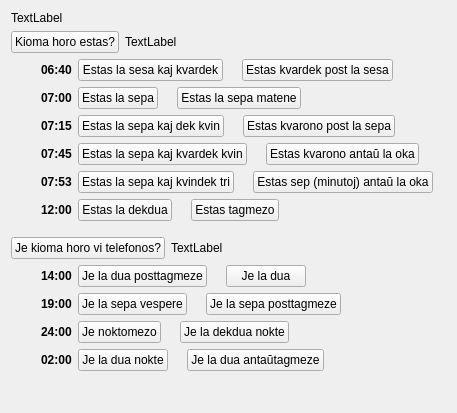
     <widget class="QWidget" name="tab_6">
      <attribute name="icon">
       <iconset resource="ikonoj.qrc">
        <normaloff>:/ikonoj/leciono.png</normaloff>:/ikonoj/leciono.png</iconset>
      </attribute>
      <attribute name="title">
       <string>6</string>
      </attribute>
      <layout class="QVBoxLayout" name="verticalLayout_33" stretch="0,0,1,0,3">
       <item>
        <widget class="titolo" name="Lec11_Label5">
         <property name="text">
          <string>TextLabel</string>
         </property>
        </widget>
       </item>
       <item>
        <layout class="QVBoxLayout" name="verticalLayout_32">
         <property name="spacing">
          <number>6</number>
         </property>
         <item>
          <layout class="QHBoxLayout" name="horizontalLayout_48">
           <item>
            <widget class="neklakebla" name="pushButton_47">
             <property name="sizePolicy">
              <sizepolicy hsizetype="Maximum" vsizetype="Fixed">
               <horstretch>0</horstretch>
               <verstretch>0</verstretch>
              </sizepolicy>
             </property>
             <property name="text">
              <string>Kioma horo estas?</string>
             </property>
            </widget>
           </item>
           <item>
            <widget class="QLabel" name="Lec11_Label864">
             <property name="text">
              <string>TextLabel</string>
             </property>
             <property name="wordWrap">
              <bool>true</bool>
             </property>
            </widget>
           </item>
          </layout>
         </item>
         <item>
          <layout class="QHBoxLayout" name="horizontalLayout_61" stretch="0,10">
           <item>
            <spacer name="horizontalSpacer_23">
             <property name="orientation">
              <enum>Qt::Horizontal</enum>
             </property>
             <property name="sizeType">
              <enum>QSizePolicy::Fixed</enum>
             </property>
             <property name="sizeHint" stdset="0">
              <size>
               <width>30</width>
               <height>20</height>
              </size>
             </property>
            </spacer>
           </item>
           <item>
            <layout class="QVBoxLayout" name="verticalLayout_29">
             <property name="spacing">
              <number>6</number>
             </property>
             <item>
              <layout class="QHBoxLayout" name="horizontalLayout_49" stretch="0,0,0,0,5">
               <item>
                <widget class="QLabel" name="label_51">
                 <property name="sizePolicy">
                  <sizepolicy hsizetype="Maximum" vsizetype="Preferred">
                   <horstretch>0</horstretch>
                   <verstretch>0</verstretch>
                  </sizepolicy>
                 </property>
                 <property name="font">
                  <font>
                   <weight>75</weight>
                   <bold>true</bold>
                  </font>
                 </property>
                 <property name="text">
                  <string>06:40</string>
                 </property>
                </widget>
               </item>
               <item>
                <widget class="neklakebla" name="pushButton_48">
                 <property name="text">
                  <string>Estas la sesa kaj kvardek</string>
                 </property>
                </widget>
               </item>
               <item>
                <widget class="QLabel" name="label_52">
                 <property name="sizePolicy">
                  <sizepolicy hsizetype="Maximum" vsizetype="Preferred">
                   <horstretch>0</horstretch>
                   <verstretch>0</verstretch>
                  </sizepolicy>
                 </property>
                 <property name="text">
                  <string/>
                 </property>
                 <property name="pixmap">
                  <pixmap resource="ikonoj.qrc">:/ikonoj/egala.png</pixmap>
                 </property>
                </widget>
               </item>
               <item>
                <widget class="neklakebla" name="pushButton_49">
                 <property name="text">
                  <string>Estas kvardek post la sesa</string>
                 </property>
                </widget>
               </item>
               <item>
                <widget class="QLabel" name="label">
                 <property name="text">
                  <string/>
                 </property>
                </widget>
               </item>
              </layout>
             </item>
             <item>
              <layout class="QHBoxLayout" name="horizontalLayout_50" stretch="0,0,0,0,5">
               <item>
                <widget class="QLabel" name="label_53">
                 <property name="sizePolicy">
                  <sizepolicy hsizetype="Maximum" vsizetype="Preferred">
                   <horstretch>0</horstretch>
                   <verstretch>0</verstretch>
                  </sizepolicy>
                 </property>
                 <property name="font">
                  <font>
                   <weight>75</weight>
                   <bold>true</bold>
                  </font>
                 </property>
                 <property name="text">
                  <string>07:00</string>
                 </property>
                </widget>
               </item>
               <item>
                <widget class="neklakebla" name="pushButton_50">
                 <property name="text">
                  <string>Estas la sepa</string>
                 </property>
                </widget>
               </item>
               <item>
                <widget class="QLabel" name="label_54">
                 <property name="sizePolicy">
                  <sizepolicy hsizetype="Maximum" vsizetype="Preferred">
                   <horstretch>0</horstretch>
                   <verstretch>0</verstretch>
                  </sizepolicy>
                 </property>
                 <property name="text">
                  <string/>
                 </property>
                 <property name="pixmap">
                  <pixmap resource="ikonoj.qrc">:/ikonoj/egala.png</pixmap>
                 </property>
                </widget>
               </item>
               <item>
                <widget class="neklakebla" name="pushButton_51">
                 <property name="text">
                  <string>Estas la sepa matene</string>
                 </property>
                </widget>
               </item>
               <item>
                <widget class="QLabel" name="label_2">
                 <property name="text">
                  <string/>
                 </property>
                </widget>
               </item>
              </layout>
             </item>
             <item>
              <layout class="QHBoxLayout" name="horizontalLayout_51" stretch="0,0,0,0,5">
               <item>
                <widget class="QLabel" name="label_55">
                 <property name="sizePolicy">
                  <sizepolicy hsizetype="Maximum" vsizetype="Preferred">
                   <horstretch>0</horstretch>
                   <verstretch>0</verstretch>
                  </sizepolicy>
                 </property>
                 <property name="font">
                  <font>
                   <weight>75</weight>
                   <bold>true</bold>
                  </font>
                 </property>
                 <property name="text">
                  <string>07:15</string>
                 </property>
                </widget>
               </item>
               <item>
                <widget class="neklakebla" name="pushButton_52">
                 <property name="text">
                  <string>Estas la sepa kaj dek kvin</string>
                 </property>
                </widget>
               </item>
               <item>
                <widget class="QLabel" name="label_56">
                 <property name="sizePolicy">
                  <sizepolicy hsizetype="Maximum" vsizetype="Preferred">
                   <horstretch>0</horstretch>
                   <verstretch>0</verstretch>
                  </sizepolicy>
                 </property>
                 <property name="text">
                  <string/>
                 </property>
                 <property name="pixmap">
                  <pixmap resource="ikonoj.qrc">:/ikonoj/egala.png</pixmap>
                 </property>
                </widget>
               </item>
               <item>
                <widget class="neklakebla" name="pushButton_53">
                 <property name="text">
                  <string>Estas kvarono post la sepa</string>
                 </property>
                </widget>
               </item>
               <item>
                <widget class="QLabel" name="label_3">
                 <property name="text">
                  <string/>
                 </property>
                </widget>
               </item>
              </layout>
             </item>
             <item>
              <layout class="QHBoxLayout" name="horizontalLayout_52" stretch="0,0,0,0,5">
               <item>
                <widget class="QLabel" name="label_57">
                 <property name="sizePolicy">
                  <sizepolicy hsizetype="Maximum" vsizetype="Preferred">
                   <horstretch>0</horstretch>
                   <verstretch>0</verstretch>
                  </sizepolicy>
                 </property>
                 <property name="font">
                  <font>
                   <weight>75</weight>
                   <bold>true</bold>
                  </font>
                 </property>
                 <property name="text">
                  <string>07:45</string>
                 </property>
                </widget>
               </item>
               <item>
                <widget class="neklakebla" name="pushButton_54">
                 <property name="text">
                  <string>Estas la sepa kaj kvardek kvin</string>
                 </property>
                </widget>
               </item>
               <item>
                <widget class="QLabel" name="label_58">
                 <property name="sizePolicy">
                  <sizepolicy hsizetype="Maximum" vsizetype="Preferred">
                   <horstretch>0</horstretch>
                   <verstretch>0</verstretch>
                  </sizepolicy>
                 </property>
                 <property name="text">
                  <string/>
                 </property>
                 <property name="pixmap">
                  <pixmap resource="ikonoj.qrc">:/ikonoj/egala.png</pixmap>
                 </property>
                </widget>
               </item>
               <item>
                <widget class="neklakebla" name="pushButton_55">
                 <property name="text">
                  <string>Estas kvarono antaŭ la oka</string>
                 </property>
                </widget>
               </item>
               <item>
                <widget class="QLabel" name="label_4">
                 <property name="text">
                  <string/>
                 </property>
                </widget>
               </item>
              </layout>
             </item>
             <item>
              <layout class="QHBoxLayout" name="horizontalLayout_53" stretch="0,0,0,0,5">
               <item>
                <widget class="QLabel" name="label_59">
                 <property name="sizePolicy">
                  <sizepolicy hsizetype="Maximum" vsizetype="Preferred">
                   <horstretch>0</horstretch>
                   <verstretch>0</verstretch>
                  </sizepolicy>
                 </property>
                 <property name="font">
                  <font>
                   <weight>75</weight>
                   <bold>true</bold>
                  </font>
                 </property>
                 <property name="text">
                  <string>07:53</string>
                 </property>
                </widget>
               </item>
               <item>
                <widget class="neklakebla" name="pushButton_56">
                 <property name="text">
                  <string>Estas la sepa kaj kvindek tri</string>
                 </property>
                </widget>
               </item>
               <item>
                <widget class="QLabel" name="label_60">
                 <property name="sizePolicy">
                  <sizepolicy hsizetype="Maximum" vsizetype="Preferred">
                   <horstretch>0</horstretch>
                   <verstretch>0</verstretch>
                  </sizepolicy>
                 </property>
                 <property name="text">
                  <string/>
                 </property>
                 <property name="pixmap">
                  <pixmap resource="ikonoj.qrc">:/ikonoj/egala.png</pixmap>
                 </property>
                </widget>
               </item>
               <item>
                <widget class="neklakebla" name="pushButton_57">
                 <property name="text">
                  <string>Estas sep (minutoj) antaŭ la oka</string>
                 </property>
                </widget>
               </item>
               <item>
                <widget class="QLabel" name="label_5">
                 <property name="text">
                  <string/>
                 </property>
                </widget>
               </item>
              </layout>
             </item>
             <item>
              <layout class="QHBoxLayout" name="horizontalLayout_54" stretch="0,0,0,0,5">
               <item>
                <widget class="QLabel" name="label_61">
                 <property name="sizePolicy">
                  <sizepolicy hsizetype="Maximum" vsizetype="Preferred">
                   <horstretch>0</horstretch>
                   <verstretch>0</verstretch>
                  </sizepolicy>
                 </property>
                 <property name="font">
                  <font>
                   <weight>75</weight>
                   <bold>true</bold>
                  </font>
                 </property>
                 <property name="text">
                  <string>12:00</string>
                 </property>
                </widget>
               </item>
               <item>
                <widget class="neklakebla" name="pushButton_58">
                 <property name="text">
                  <string>Estas la dekdua</string>
                 </property>
                </widget>
               </item>
               <item>
                <widget class="QLabel" name="label_62">
                 <property name="sizePolicy">
                  <sizepolicy hsizetype="Maximum" vsizetype="Preferred">
                   <horstretch>0</horstretch>
                   <verstretch>0</verstretch>
                  </sizepolicy>
                 </property>
                 <property name="text">
                  <string/>
                 </property>
                 <property name="pixmap">
                  <pixmap resource="ikonoj.qrc">:/ikonoj/egala.png</pixmap>
                 </property>
                </widget>
               </item>
               <item>
                <widget class="neklakebla" name="pushButton_59">
                 <property name="text">
                  <string>Estas tagmezo</string>
                 </property>
                </widget>
               </item>
               <item>
                <widget class="QLabel" name="label_6">
                 <property name="text">
                  <string/>
                 </property>
                </widget>
               </item>
              </layout>
             </item>
            </layout>
           </item>
          </layout>
         </item>
        </layout>
       </item>
       <item>
        <spacer name="verticalSpacer_15">
         <property name="orientation">
          <enum>Qt::Vertical</enum>
         </property>
         <property name="sizeHint" stdset="0">
          <size>
           <width>20</width>
           <height>40</height>
          </size>
         </property>
        </spacer>
       </item>
       <item>
        <layout class="QVBoxLayout" name="verticalLayout_30">
         <property name="spacing">
          <number>6</number>
         </property>
         <item>
          <layout class="QHBoxLayout" name="horizontalLayout_56">
           <item>
            <widget class="neklakebla" name="pushButton_60">
             <property name="sizePolicy">
              <sizepolicy hsizetype="Maximum" vsizetype="Fixed">
               <horstretch>0</horstretch>
               <verstretch>0</verstretch>
              </sizepolicy>
             </property>
             <property name="text">
              <string>Je kioma horo vi telefonos?</string>
             </property>
            </widget>
           </item>
           <item>
            <widget class="QLabel" name="Lec11_Label865">
             <property name="text">
              <string>TextLabel</string>
             </property>
             <property name="wordWrap">
              <bool>true</bool>
             </property>
            </widget>
           </item>
          </layout>
         </item>
         <item>
          <layout class="QHBoxLayout" name="horizontalLayout_55" stretch="0,10">
           <item>
            <spacer name="horizontalSpacer_24">
             <property name="orientation">
              <enum>Qt::Horizontal</enum>
             </property>
             <property name="sizeType">
              <enum>QSizePolicy::Fixed</enum>
             </property>
             <property name="sizeHint" stdset="0">
              <size>
               <width>30</width>
               <height>20</height>
              </size>
             </property>
            </spacer>
           </item>
           <item>
            <layout class="QVBoxLayout" name="verticalLayout_31">
             <property name="spacing">
              <number>6</number>
             </property>
             <item>
              <layout class="QHBoxLayout" name="horizontalLayout_58" stretch="0,0,0,0,5">
               <item>
                <widget class="QLabel" name="label_66">
                 <property name="sizePolicy">
                  <sizepolicy hsizetype="Maximum" vsizetype="Preferred">
                   <horstretch>0</horstretch>
                   <verstretch>0</verstretch>
                  </sizepolicy>
                 </property>
                 <property name="font">
                  <font>
                   <weight>75</weight>
                   <bold>true</bold>
                  </font>
                 </property>
                 <property name="text">
                  <string>14:00</string>
                 </property>
                </widget>
               </item>
               <item>
                <widget class="neklakebla" name="pushButton_63">
                 <property name="text">
                  <string>Je la dua posttagmeze</string>
                 </property>
                </widget>
               </item>
               <item>
                <widget class="QLabel" name="label_67">
                 <property name="sizePolicy">
                  <sizepolicy hsizetype="Maximum" vsizetype="Preferred">
                   <horstretch>0</horstretch>
                   <verstretch>0</verstretch>
                  </sizepolicy>
                 </property>
                 <property name="text">
                  <string/>
                 </property>
                 <property name="pixmap">
                  <pixmap resource="ikonoj.qrc">:/ikonoj/egala.png</pixmap>
                 </property>
                </widget>
               </item>
               <item>
                <widget class="neklakebla" name="pushButton_64">
                 <property name="text">
                  <string>Je la dua</string>
                 </property>
                </widget>
               </item>
               <item>
                <widget class="QLabel" name="label_7">
                 <property name="text">
                  <string/>
                 </property>
                </widget>
               </item>
              </layout>
             </item>
             <item>
              <layout class="QHBoxLayout" name="horizontalLayout_57" stretch="0,0,0,0,5">
               <item>
                <widget class="QLabel" name="label_64">
                 <property name="sizePolicy">
                  <sizepolicy hsizetype="Maximum" vsizetype="Preferred">
                   <horstretch>0</horstretch>
                   <verstretch>0</verstretch>
                  </sizepolicy>
                 </property>
                 <property name="font">
                  <font>
                   <weight>75</weight>
                   <bold>true</bold>
                  </font>
                 </property>
                 <property name="text">
                  <string>19:00</string>
                 </property>
                </widget>
               </item>
               <item>
                <widget class="neklakebla" name="pushButton_61">
                 <property name="text">
                  <string>Je la sepa vespere</string>
                 </property>
                </widget>
               </item>
               <item>
                <widget class="QLabel" name="label_65">
                 <property name="sizePolicy">
                  <sizepolicy hsizetype="Maximum" vsizetype="Preferred">
                   <horstretch>0</horstretch>
                   <verstretch>0</verstretch>
                  </sizepolicy>
                 </property>
                 <property name="text">
                  <string/>
                 </property>
                 <property name="pixmap">
                  <pixmap resource="ikonoj.qrc">:/ikonoj/egala.png</pixmap>
                 </property>
                </widget>
               </item>
               <item>
                <widget class="neklakebla" name="pushButton_62">
                 <property name="text">
                  <string>Je la sepa posttagmeze</string>
                 </property>
                </widget>
               </item>
               <item>
                <widget class="QLabel" name="label_8">
                 <property name="text">
                  <string/>
                 </property>
                </widget>
               </item>
              </layout>
             </item>
             <item>
              <layout class="QHBoxLayout" name="horizontalLayout_59" stretch="0,0,0,0,5">
               <item>
                <widget class="QLabel" name="label_68">
                 <property name="sizePolicy">
                  <sizepolicy hsizetype="Maximum" vsizetype="Preferred">
                   <horstretch>0</horstretch>
                   <verstretch>0</verstretch>
                  </sizepolicy>
                 </property>
                 <property name="font">
                  <font>
                   <weight>75</weight>
                   <bold>true</bold>
                  </font>
                 </property>
                 <property name="text">
                  <string>24:00</string>
                 </property>
                </widget>
               </item>
               <item>
                <widget class="neklakebla" name="pushButton_65">
                 <property name="text">
                  <string>Je noktomezo</string>
                 </property>
                </widget>
               </item>
               <item>
                <widget class="QLabel" name="label_69">
                 <property name="sizePolicy">
                  <sizepolicy hsizetype="Maximum" vsizetype="Preferred">
                   <horstretch>0</horstretch>
                   <verstretch>0</verstretch>
                  </sizepolicy>
                 </property>
                 <property name="text">
                  <string/>
                 </property>
                 <property name="pixmap">
                  <pixmap resource="ikonoj.qrc">:/ikonoj/egala.png</pixmap>
                 </property>
                </widget>
               </item>
               <item>
                <widget class="neklakebla" name="pushButton_66">
                 <property name="text">
                  <string>Je la dekdua nokte</string>
                 </property>
                </widget>
               </item>
               <item>
                <widget class="QLabel" name="label_9">
                 <property name="text">
                  <string/>
                 </property>
                </widget>
               </item>
              </layout>
             </item>
             <item>
              <layout class="QHBoxLayout" name="horizontalLayout_60" stretch="0,0,0,0,5">
               <item>
                <widget class="QLabel" name="label_70">
                 <property name="sizePolicy">
                  <sizepolicy hsizetype="Maximum" vsizetype="Preferred">
                   <horstretch>0</horstretch>
                   <verstretch>0</verstretch>
                  </sizepolicy>
                 </property>
                 <property name="font">
                  <font>
                   <weight>75</weight>
                   <bold>true</bold>
                  </font>
                 </property>
                 <property name="text">
                  <string>02:00</string>
                 </property>
                </widget>
               </item>
               <item>
                <widget class="neklakebla" name="pushButton_67">
                 <property name="text">
                  <string>Je la dua nokte</string>
                 </property>
                </widget>
               </item>
               <item>
                <widget class="QLabel" name="label_71">
                 <property name="sizePolicy">
                  <sizepolicy hsizetype="Maximum" vsizetype="Preferred">
                   <horstretch>0</horstretch>
                   <verstretch>0</verstretch>
                  </sizepolicy>
                 </property>
                 <property name="text">
                  <string/>
                 </property>
                 <property name="pixmap">
                  <pixmap resource="ikonoj.qrc">:/ikonoj/egala.png</pixmap>
                 </property>
                </widget>
               </item>
               <item>
                <widget class="neklakebla" name="pushButton_68">
                 <property name="text">
                  <string>Je la dua antaŭtagmeze</string>
                 </property>
                </widget>
               </item>
               <item>
                <widget class="QLabel" name="label_10">
                 <property name="text">
                  <string/>
                 </property>
                </widget>
               </item>
              </layout>
             </item>
            </layout>
           </item>
          </layout>
         </item>
        </layout>
       </item>
       <item>
        <spacer name="verticalSpacer_9">
         <property name="orientation">
          <enum>Qt::Vertical</enum>
         </property>
         <property name="sizeHint" stdset="0">
          <size>
           <width>20</width>
           <height>1</height>
          </size>
         </property>
        </spacer>
       </item>
      </layout>
     </widget>
